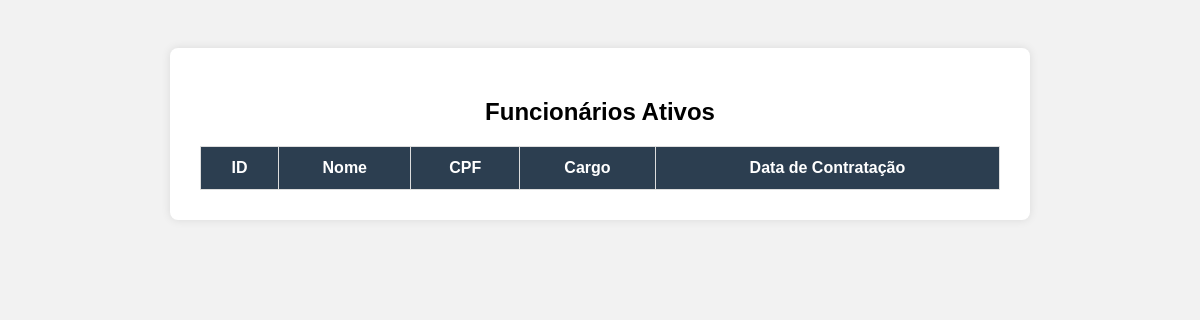
Page /listar on the earlier database version.
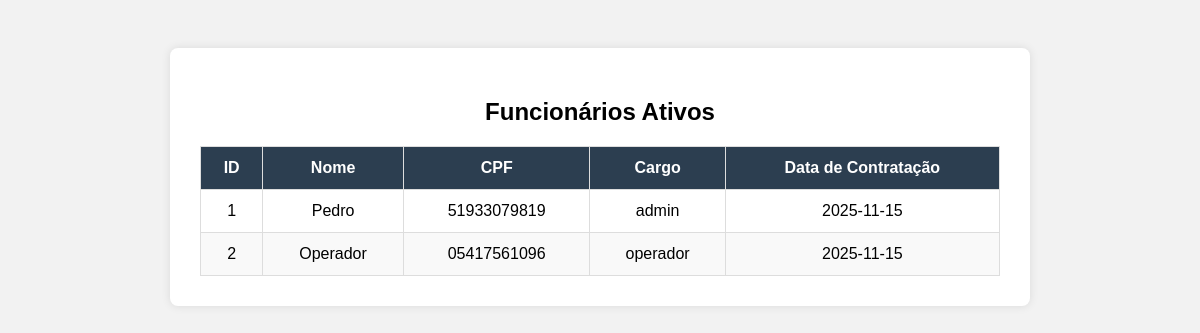
Same page on the later database version.
### tables this page shows
CREATE TABLE funcionario (
                id INTEGER PRIMARY KEY AUTOINCREMENT,
                nome TEXT NOT NULL,
                cpf TEXT NOT NULL UNIQUE,
                cargo TEXT NOT NULL,
                senha_hash TEXT NOT NULL,
                data_contratacao DATE NOT NULL,
                ativo INTEGER
            );

### blueprints/admin.py (the view)
@admin_bp.route('/listar')
def listar():
    conn = get_connect()
    cursor = conn.cursor()
    cursor.execute('SELECT * FROM funcionario WHERE ativo = 1')
    funcionarios = cursor.fetchall()
    conn.close()
    return render_template('listar_funcionario.html', funcionarios=funcionarios)

### database/db.py (called while the page is built)
def get_connect():
    conn = sqlite3.connect('funcionarios.db', timeout=10)
    conn.row_factory = sqlite3.Row
    return conn

### templates/listar_funcionario.html (shortened to what this page needs)
<!DOCTYPE html>
<html lang="pt-BR">
<head>
</head>
<body>
<div class="container">
    <h2>Funcionários Ativos</h2>
    <table>
        <thead>
            <tr>
                <th>ID</th>
                <th>Nome</th>
                <th>CPF</th>
                <th>Cargo</th>
                <th>Data de Contratação</th>
            </tr>
        </thead>
        <tbody>
            {% for f in funcionarios %}
            <tr>
                <td>{{ f['id'] }}</td>
                <td>{{ f['nome'] }}</td>
                <td>{{ f['cpf'] }}</td>
                <td>{{ f['cargo'] }}</td>
                <td>{{ f['data_contratacao'] }}</td>
            </tr>
            {% endfor %}
        </tbody>
    </table>
</div>
</body>
</html>

### templates/listar_funcionario.html (style rules this page uses)
body { font-family: Arial, sans-serif; background-color: #f2f2f2; padding: 40px; }
.container { background-color: white; max-width: 800px; margin: auto; padding: 30px; border-radius: 8px; box-shadow: 0 0 10px rgba(0,0,0,0.1); }
h2 { text-align: center; margin-bottom: 20px; }
table { width: 100%; border-collapse: collapse; margin-top: 20px; }
th, td { padding: 12px; border: 1px solid #ddd; text-align: center; }
th { background-color: #2c3e50; color: white; }
tr:nth-child(even) { background-color: #f9f9f9; }

Differences in the rows shown:
added funcionario: id "1", nome "Pedro", cpf "51933079819", cargo "admin", data_contratacao "2025-11-15"
added funcionario: id "2", nome "Operador", cpf "05417561096", cargo "operador", data_contratacao "2025-11-15"
